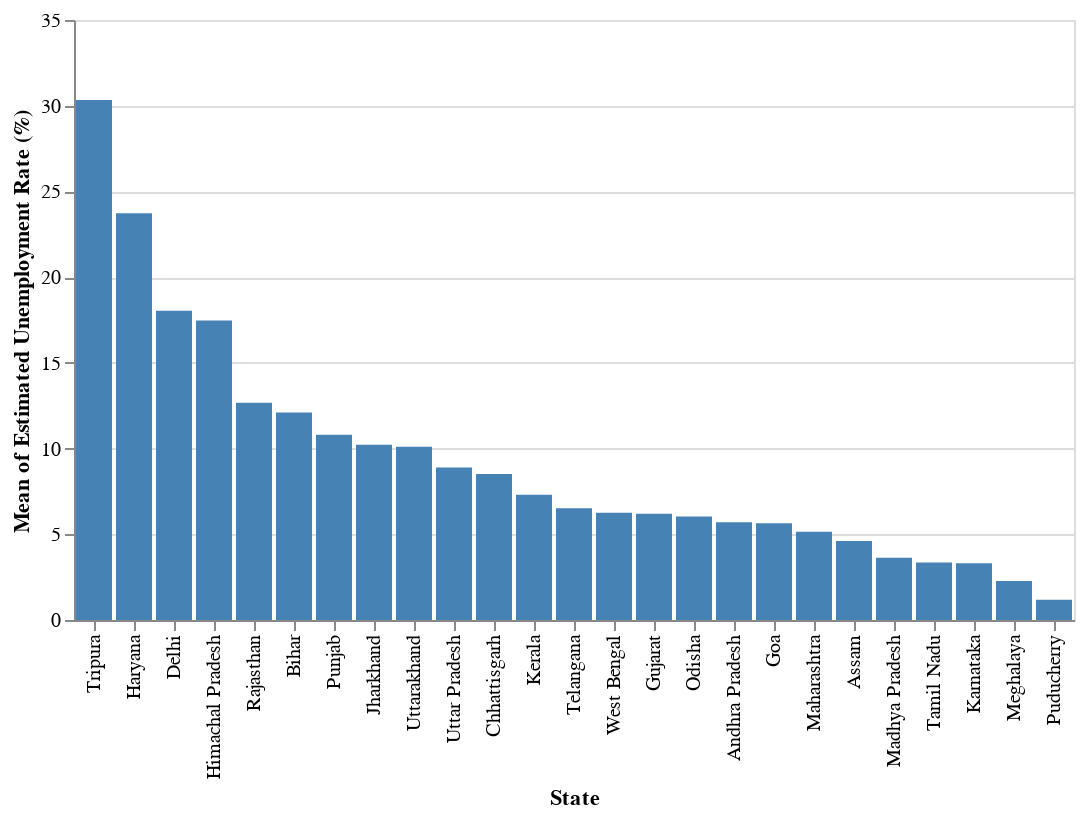

The notebook cell this image was saved under:
### Code cell
# selector = alt.selection_point(name="selector", encodings=["x"])

# alt.Chart(first_qt, name="bars").mark_bar().encode(
#             x=alt.X("State:N").sort("-y"),
#             y="mean( Estimated Unemployment Rate (%)):Q",
#             color=alt.condition(selector, alt.value('steelblue'), alt.value('grey'))
#            ).add_params(selector)

PR.vis.barchart(first_qt, alt.X("State:N").sort("-y"), y="mean(Estimated Unemployment Rate (%)):Q", selection_type="point")

### Figure 1 — Vega-Lite specification as saved in the notebook (floating-point values rounded to 4 significant figures)
{"$schema": "https://vega.github.io/schema/vega-lite/v5.8.0.json", "config": {"view": {"continuousHeight": 300, "continuousWidth": 300}}, "data": {"name": "data-f4df9b0bbc474a9cb88f09f013667b5e"}, "datasets": {"data-f4df9b0bbc474a9cb88f09f013667b5e": [{"Date": "2020-01-31T00:00:00", "Estimated Employed": 16635535, "Estimated Labour Participation Rate (%)": 41.02, "Estimated Unemployment Rate (%)": 5.48, "Frequency": "M", "Region": "South", "State": "Andhra Pradesh", "latitude": 79.74, "longitude": 15.91}, {"Date": "2020-02-29T00:00:00", "Estimated Employed": 16545652, "Estimated Labour Participation Rate (%)": 40.9, "Estimated Unemployment Rate (%)": 5.83, "Frequency": "M", "Region": "South", "State": "Andhra Pradesh", "latitude": 79.74, "longitude": 15.91}, {"Date": "2020-03-31T00:00:00", "Estimated Employed": 15881197, "Estimated Labour Participation Rate (%)": 39.18, "Estimated Unemployment Rate (%)": 5.79, "Frequency": "M", "Region": "South", "State": "Andhra Pradesh", "latitude": 79.74, "longitude": 15.91}, {"Date": "2020-01-31T00:00:00", "Estimated Employed": 13051904, "Estimated Labour Participation Rate (%)": 52.98, "Estimated Unemployment Rate (%)": 4.66, "Frequency": "M", "Region": "Northeast", "State": "Assam", "latitude": 92.94, "longitude": 26.2}, {"Date": "2020-02-29T00:00:00", "Estimated Employed": 10088268, "Estimated Labour Participation Rate (%)": 40.77, "Estimated Unemployment Rate (%)": 4.41, "Frequency": "M", "Region": "Northeast", "State": "Assam", "latitude": 92.94, "longitude": 26.2}, {"Date": "2020-03-31T00:00:00", "Estimated Employed": 11542888, "Estimated Labour Participation Rate (%)": 46.73, "Estimated Unemployment Rate (%)": 4.77, "Frequency": "M", "Region": "Northeast", "State": "Assam", "latitude": 92.94, "longitude": 26.2}, {"Date": "2020-01-31T00:00:00", "Estimated Employed": 26397671, "Estimated Labour Participation Rate (%)": 37.72, "Estimated Unemployment Rate (%)": 10.61, "Frequency": "M", "Region": "East", "State": "Bihar", "latitude": 85.31, "longitude": 25.1}, {"Date": "2020-02-29T00:00:00", "Estimated Employed": 26281655, "Estimated Labour Participation Rate (%)": 37.35, "Estimated Unemployment Rate (%)": 10.29, "Frequency": "M", "Region": "East", "State": "Bihar", "latitude": 85.31, "longitude": 25.1}, {"Date": "2020-03-31T00:00:00", "Estimated Employed": 25717519, "Estimated Labour Participation Rate (%)": 38.69, "Estimated Unemployment Rate (%)": 15.43, "Frequency": "M", "Region": "East", "State": "Bihar", "latitude": 85.31, "longitude": 25.1}, {"Date": "2020-01-31T00:00:00", "Estimated Employed": 8552172, "Estimated Labour Participation Rate (%)": 43.08, "Estimated Unemployment Rate (%)": 9.65, "Frequency": "M", "Region": "West", "State": "Chhattisgarh", "latitude": 81.87, "longitude": 21.28}, {"Date": "2020-02-29T00:00:00", "Estimated Employed": 9195114, "Estimated Labour Participation Rate (%)": 45.58, "Estimated Unemployment Rate (%)": 8.38, "Frequency": "M", "Region": "West", "State": "Chhattisgarh", "latitude": 81.87, "longitude": 21.28}, {"Date": "2020-03-31T00:00:00", "Estimated Employed": 9302317, "Estimated Labour Participation Rate (%)": 45.59, "Estimated Unemployment Rate (%)": 7.54, "Frequency": "M", "Region": "West", "State": "Chhattisgarh", "latitude": 81.87, "longitude": 21.28}, {"Date": "2020-01-31T00:00:00", "Estimated Employed": 5805284, "Estimated Labour Participation Rate (%)": 47.79, "Estimated Unemployment Rate (%)": 22.23, "Frequency": "M", "Region": "North", "State": "Delhi", "latitude": 77.1, "longitude": 28.7}, {"Date": "2020-02-29T00:00:00", "Estimated Employed": 5856307, "Estimated Labour Participation Rate (%)": 43.92, "Estimated Unemployment Rate (%)": 14.84, "Frequency": "M", "Region": "North", "State": "Delhi", "latitude": 77.1, "longitude": 28.7}, {"Date": "2020-03-31T00:00:00", "Estimated Employed": 5553805, "Estimated Labour Participation Rate (%)": 42.65, "Estimated Unemployment Rate (%)": 17.04, "Frequency": "M", "Region": "North", "State": "Delhi", "latitude": 77.1, "longitude": 28.7}, {"Date": "2020-01-31T00:00:00", "Estimated Employed": 416750, "Estimated Labour Participation Rate (%)": 35.73, "Estimated Unemployment Rate (%)": 8.89, "Frequency": "M", "Region": "West", "State": "Goa", "latitude": 74.12, "longitude": 15.3}, {"Date": "2020-02-29T00:00:00", "Estimated Employed": 478068, "Estimated Labour Participation Rate (%)": 38.38, "Estimated Unemployment Rate (%)": 2.81, "Frequency": "M", "Region": "West", "State": "Goa", "latitude": 74.12, "longitude": 15.3}, {"Date": "2020-03-31T00:00:00", "Estimated Employed": 411761, "Estimated Labour Participation Rate (%)": 33.88, "Estimated Unemployment Rate (%)": 5.25, "Frequency": "M", "Region": "West", "State": "Goa", "latitude": 74.12, "longitude": 15.3}, {"Date": "2020-01-31T00:00:00", "Estimated Employed": 24126346, "Estimated Labour Participation Rate (%)": 48.49, "Estimated Unemployment Rate (%)": 5.54, "Frequency": "M", "Region": "West", "State": "Gujarat", "latitude": 71.19, "longitude": 22.26}, {"Date": "2020-02-29T00:00:00", "Estimated Employed": 24757795, "Estimated Labour Participation Rate (%)": 50.11, "Estimated Unemployment Rate (%)": 6.38, "Frequency": "M", "Region": "West", "State": "Gujarat", "latitude": 71.19, "longitude": 22.26}, {"Date": "2020-03-31T00:00:00", "Estimated Employed": 23566641, "Estimated Labour Participation Rate (%)": 47.75, "Estimated Unemployment Rate (%)": 6.66, "Frequency": "M", "Region": "West", "State": "Gujarat", "latitude": 71.19, "longitude": 22.26}, {"Date": "2020-01-31T00:00:00", "Estimated Employed": 7693231, "Estimated Labour Participation Rate (%)": 43.36, "Estimated Unemployment Rate (%)": 20.34, "Frequency": "M", "Region": "North", "State": "Haryana", "latitude": 76.09, "longitude": 29.06}, {"Date": "2020-02-29T00:00:00", "Estimated Employed": 7322942, "Estimated Labour Participation Rate (%)": 44.21, "Estimated Unemployment Rate (%)": 25.77, "Frequency": "M", "Region": "North", "State": "Haryana", "latitude": 76.09, "longitude": 29.06}, {"Date": "2020-03-31T00:00:00", "Estimated Employed": 6641555, "Estimated Labour Participation Rate (%)": 39.63, "Estimated Unemployment Rate (%)": 25.05, "Frequency": "M", "Region": "North", "State": "Haryana", "latitude": 76.09, "longitude": 29.06}, {"Date": "2020-01-31T00:00:00", "Estimated Employed": 2287632, "Estimated Labour Participation Rate (%)": 45.5, "Estimated Unemployment Rate (%)": 16.83, "Frequency": "M", "Region": "North", "State": "Himachal Pradesh", "latitude": 77.17, "longitude": 31.1}, {"Date": "2020-02-29T00:00:00", "Estimated Employed": 2180268, "Estimated Labour Participation Rate (%)": 43.3, "Estimated Unemployment Rate (%)": 16.84, "Frequency": "M", "Region": "North", "State": "Himachal Pradesh", "latitude": 77.17, "longitude": 31.1}, {"Date": "2020-03-31T00:00:00", "Estimated Employed": 2021858, "Estimated Labour Participation Rate (%)": 41.04, "Estimated Unemployment Rate (%)": 18.76, "Frequency": "M", "Region": "North", "State": "Himachal Pradesh", "latitude": 77.17, "longitude": 31.1}, {"Date": "2020-01-31T00:00:00", "Estimated Employed": 10198029, "Estimated Labour Participation Rate (%)": 42.92, "Estimated Unemployment Rate (%)": 10.61, "Frequency": "M", "Region": "East", "State": "Jharkhand", "latitude": 85.28, "longitude": 23.61}, {"Date": "2020-02-29T00:00:00", "Estimated Employed": 10425425, "Estimated Labour Participation Rate (%)": 44.4, "Estimated Unemployment Rate (%)": 11.85, "Frequency": "M", "Region": "East", "State": "Jharkhand", "latitude": 85.28, "longitude": 23.61}, {"Date": "2020-03-31T00:00:00", "Estimated Employed": 9638115, "Estimated Labour Participation Rate (%)": 39.34, "Estimated Unemployment Rate (%)": 8.23, "Frequency": "M", "Region": "East", "State": "Jharkhand", "latitude": 85.28, "longitude": 23.61}, {"Date": "2020-01-31T00:00:00", "Estimated Employed": 22688028, "Estimated Labour Participation Rate (%)": 42.18, "Estimated Unemployment Rate (%)": 2.86, "Frequency": "M", "Region": "South", "State": "Karnataka", "latitude": 75.71, "longitude": 15.32}, {"Date": "2020-02-29T00:00:00", "Estimated Employed": 21677719, "Estimated Labour Participation Rate (%)": 40.54, "Estimated Unemployment Rate (%)": 3.61, "Frequency": "M", "Region": "South", "State": "Karnataka", "latitude": 75.71, "longitude": 15.32}, {"Date": "2020-03-31T00:00:00", "Estimated Employed": 22079653, "Estimated Labour Participation Rate (%)": 41.14, "Estimated Unemployment Rate (%)": 3.46, "Frequency": "M", "Region": "South", "State": "Karnataka", "latitude": 75.71, "longitude": 15.32}, {"Date": "2020-01-31T00:00:00", "Estimated Employed": 9904534, "Estimated Labour Participation Rate (%)": 37.12, "Estimated Unemployment Rate (%)": 5.31, "Frequency": "M", "Region": "South", "State": "Kerala", "latitude": 76.27, "longitude": 10.85}, {"Date": "2020-02-29T00:00:00", "Estimated Employed": 9828023, "Estimated Labour Participation Rate (%)": 37.71, "Estimated Unemployment Rate (%)": 7.6, "Frequency": "M", "Region": "South", "State": "Kerala", "latitude": 76.27, "longitude": 10.85}, {"Date": "2020-03-31T00:00:00", "Estimated Employed": 8221728, "Estimated Labour Participation Rate (%)": 32, "Estimated Unemployment Rate (%)": 8.99, "Frequency": "M", "Region": "South", "State": "Kerala", "latitude": 76.27, "longitude": 10.85}, {"Date": "2020-01-31T00:00:00", "Estimated Employed": 23018632, "Estimated Labour Participation Rate (%)": 39.42, "Estimated Unemployment Rate (%)": 4.11, "Frequency": "M", "Region": "West", "State": "Madhya Pradesh", "latitude": 78.66, "longitude": 22.97}, {"Date": "2020-02-29T00:00:00", "Estimated Employed": 22711479, "Estimated Labour Participation Rate (%)": 39, "Estimated Unemployment Rate (%)": 4.57, "Frequency": "M", "Region": "West", "State": "Madhya Pradesh", "latitude": 78.66, "longitude": 22.97}, {"Date": "2020-03-31T00:00:00", "Estimated Employed": 22867164, "Estimated Labour Participation Rate (%)": 38.24, "Estimated Unemployment Rate (%)": 2.22, "Frequency": "M", "Region": "West", "State": "Madhya Pradesh", "latitude": 78.66, "longitude": 22.97}, {"Date": "2020-01-31T00:00:00", "Estimated Employed": 42596868, "Estimated Labour Participation Rate (%)": 44.19, "Estimated Unemployment Rate (%)": 4.95, "Frequency": "M", "Region": "West", "State": "Maharashtra", "latitude": 75.71, "longitude": 19.75}, {"Date": "2020-02-29T00:00:00", "Estimated Employed": 42416317, "Estimated Labour Participation Rate (%)": 43.8, "Estimated Unemployment Rate (%)": 4.69, "Frequency": "M", "Region": "West", "State": "Maharashtra", "latitude": 75.71, "longitude": 19.75}, {"Date": "2020-03-31T00:00:00", "Estimated Employed": 40196806, "Estimated Labour Participation Rate (%)": 41.91, "Estimated Unemployment Rate (%)": 5.79, "Frequency": "M", "Region": "West", "State": "Maharashtra", "latitude": 75.71, "longitude": 19.75}, {"Date": "2020-01-31T00:00:00", "Estimated Employed": 1491093, "Estimated Labour Participation Rate (%)": 65.49, "Estimated Unemployment Rate (%)": 1.66, "Frequency": "M", "Region": "Northeast", "State": "Meghalaya", "latitude": 91.37, "longitude": 25.47}, {"Date": "2020-02-29T00:00:00", "Estimated Employed": 1346829, "Estimated Labour Participation Rate (%)": 60.2, "Estimated Unemployment Rate (%)": 3.59, "Frequency": "M", "Region": "Northeast", "State": "Meghalaya", "latitude": 91.37, "longitude": 25.47}, {"Date": "2020-03-31T00:00:00", "Estimated Employed": 1482351, "Estimated Labour Participation Rate (%)": 64.74, "Estimated Unemployment Rate (%)": 1.58, "Frequency": "M", "Region": "Northeast", "State": "Meghalaya", "latitude": 91.37, "longitude": 25.47}, {"Date": "2020-01-31T00:00:00", "Estimated Employed": 13743448, "Estimated Labour Participation Rate (%)": 39.44, "Estimated Unemployment Rate (%)": 1.9, "Frequency": "M", "Region": "East", "State": "Odisha", "latitude": 85.1, "longitude": 20.95}, {"Date": "2020-02-29T00:00:00", "Estimated Employed": 14280735, "Estimated Labour Participation Rate (%)": 41.44, "Estimated Unemployment Rate (%)": 3.12, "Frequency": "M", "Region": "East", "State": "Odisha", "latitude": 85.1, "longitude": 20.95}, {"Date": "2020-03-31T00:00:00", "Estimated Employed": 12272109, "Estimated Labour Participation Rate (%)": 39.62, "Estimated Unemployment Rate (%)": 13.08, "Frequency": "M", "Region": "East", "State": "Odisha", "latitude": 85.1, "longitude": 20.95}, {"Date": "2020-01-31T00:00:00", "Estimated Employed": 457950, "Estimated Labour Participation Rate (%)": 37.46, "Estimated Unemployment Rate (%)": 0.58, "Frequency": "M", "Region": "South", "State": "Puducherry", "latitude": 79.81, "longitude": 11.94}, {"Date": "2020-02-29T00:00:00", "Estimated Employed": 493961, "Estimated Labour Participation Rate (%)": 40.8, "Estimated Unemployment Rate (%)": 1.76, "Frequency": "M", "Region": "South", "State": "Puducherry", "latitude": 79.81, "longitude": 11.94}, {"Date": "2020-03-31T00:00:00", "Estimated Employed": 421028, "Estimated Labour Participation Rate (%)": 34.49, "Estimated Unemployment Rate (%)": 1.2, "Frequency": "M", "Region": "South", "State": "Puducherry", "latitude": 79.81, "longitude": 11.94}, {"Date": "2020-01-31T00:00:00", "Estimated Employed": 9442093, "Estimated Labour Participation Rate (%)": 42.82, "Estimated Unemployment Rate (%)": 11.11, "Frequency": "M", "Region": "North", "State": "Punjab", "latitude": 75.34, "longitude": 31.15}, {"Date": "2020-02-29T00:00:00", "Estimated Employed": 9229047, "Estimated Labour Participation Rate (%)": 41.72, "Estimated Unemployment Rate (%)": 10.97, "Frequency": "M", "Region": "North", "State": "Punjab", "latitude": 75.34, "longitude": 31.15}, {"Date": "2020-03-31T00:00:00", "Estimated Employed": 9975485, "Estimated Labour Participation Rate (%)": 44.69, "Estimated Unemployment Rate (%)": 10.32, "Frequency": "M", "Region": "North", "State": "Punjab", "latitude": 75.34, "longitude": 31.15}, {"Date": "2020-01-31T00:00:00", "Estimated Employed": 20641716, "Estimated Labour Participation Rate (%)": 40.51, "Estimated Unemployment Rate (%)": 10.97, "Frequency": "M", "Region": "North", "State": "Rajasthan", "latitude": 74.22, "longitude": 27.02}, {"Date": "2020-02-29T00:00:00", "Estimated Employed": 20328915, "Estimated Labour Participation Rate (%)": 41.77, "Estimated Unemployment Rate (%)": 15.16, "Frequency": "M", "Region": "North", "State": "Rajasthan", "latitude": 74.22, "longitude": 27.02}, {"Date": "2020-03-31T00:00:00", "Estimated Employed": 20024680, "Estimated Labour Participation Rate (%)": 39.54, "Estimated Unemployment Rate (%)": 11.9, "Frequency": "M", "Region": "North", "State": "Rajasthan", "latitude": 74.22, "longitude": 27.02}, {"Date": "2020-01-31T00:00:00", "Estimated Employed": 26881641, "Estimated Labour Participation Rate (%)": 41.96, "Estimated Unemployment Rate (%)": 1.57, "Frequency": "M", "Region": "South", "State": "Tamil Nadu", "latitude": 78.66, "longitude": 11.13}, {"Date": "2020-02-29T00:00:00", "Estimated Employed": 27570589, "Estimated Labour Participation Rate (%)": 43.2, "Estimated Unemployment Rate (%)": 2.09, "Frequency": "M", "Region": "South", "State": "Tamil Nadu", "latitude": 78.66, "longitude": 11.13}, {"Date": "2020-03-31T00:00:00", "Estimated Employed": 26830768, "Estimated Labour Participation Rate (%)": 43.91, "Estimated Unemployment Rate (%)": 6.4, "Frequency": "M", "Region": "South", "State": "Tamil Nadu", "latitude": 78.66, "longitude": 11.13}, {"Date": "2020-01-31T00:00:00", "Estimated Employed": 17609295, "Estimated Labour Participation Rate (%)": 59.25, "Estimated Unemployment Rate (%)": 5.49, "Frequency": "M", "Region": "South", "State": "Telangana", "latitude": 79.02, "longitude": 18.11}, {"Date": "2020-02-29T00:00:00", "Estimated Employed": 16825970, "Estimated Labour Participation Rate (%)": 58.24, "Estimated Unemployment Rate (%)": 8.29, "Frequency": "M", "Region": "South", "State": "Telangana", "latitude": 79.02, "longitude": 18.11}, {"Date": "2020-03-31T00:00:00", "Estimated Employed": 17341613, "Estimated Labour Participation Rate (%)": 58.31, "Estimated Unemployment Rate (%)": 5.77, "Frequency": "M", "Region": "South", "State": "Telangana", "latitude": 79.02, "longitude": 18.11}, {"Date": "2020-01-31T00:00:00", "Estimated Employed": 1508130, "Estimated Labour Participation Rate (%)": 69.69, "Estimated Unemployment Rate (%)": 32.67, "Frequency": "M", "Region": "Northeast", "State": "Tripura", "latitude": 91.99, "longitude": 23.94}, {"Date": "2020-02-29T00:00:00", "Estimated Employed": 1584686, "Estimated Labour Participation Rate (%)": 68.74, "Estimated Unemployment Rate (%)": 28.4, "Frequency": "M", "Region": "Northeast", "State": "Tripura", "latitude": 91.99, "longitude": 23.94}, {"Date": "2020-03-31T00:00:00", "Estimated Employed": 1511217, "Estimated Labour Participation Rate (%)": 66.89, "Estimated Unemployment Rate (%)": 29.95, "Frequency": "M", "Region": "Northeast", "State": "Tripura", "latitude": 91.99, "longitude": 23.94}, {"Date": "2020-01-31T00:00:00", "Estimated Employed": 59433759, "Estimated Labour Participation Rate (%)": 39.63, "Estimated Unemployment Rate (%)": 7.58, "Frequency": "M", "Region": "North", "State": "Uttar Pradesh", "latitude": 80.95, "longitude": 26.85}, {"Date": "2020-02-29T00:00:00", "Estimated Employed": 58060531, "Estimated Labour Participation Rate (%)": 39.23, "Estimated Unemployment Rate (%)": 8.98, "Frequency": "M", "Region": "North", "State": "Uttar Pradesh", "latitude": 80.95, "longitude": 26.85}, {"Date": "2020-03-31T00:00:00", "Estimated Employed": 56976338, "Estimated Labour Participation Rate (%)": 38.89, "Estimated Unemployment Rate (%)": 10.11, "Frequency": "M", "Region": "North", "State": "Uttar Pradesh", "latitude": 80.95, "longitude": 26.85}, {"Date": "2020-01-31T00:00:00", "Estimated Employed": 2711639, "Estimated Labour Participation Rate (%)": 32.99, "Estimated Unemployment Rate (%)": 5.49, "Frequency": "M", "Region": "North", "State": "Uttarakhand", "latitude": 79.02, "longitude": 30.07}, {"Date": "2020-02-29T00:00:00", "Estimated Employed": 3020931, "Estimated Labour Participation Rate (%)": 36.48, "Estimated Unemployment Rate (%)": 4.99, "Frequency": "M", "Region": "North", "State": "Uttarakhand", "latitude": 79.02, "longitude": 30.07}, {"Date": "2020-03-31T00:00:00", "Estimated Employed": 2539302, "Estimated Labour Participation Rate (%)": 36.27, "Estimated Unemployment Rate (%)": 19.85, "Frequency": "M", "Region": "North", "State": "Uttarakhand", "latitude": 79.02, "longitude": 30.07}, {"Date": "2020-01-31T00:00:00", "Estimated Employed": 35820789, "Estimated Labour Participation Rate (%)": 47.35, "Estimated Unemployment Rate (%)": 6.94, "Frequency": "M", "Region": "East", "State": "West Bengal", "latitude": 87.86, "longitude": 22.99}, {"Date": "2020-02-29T00:00:00", "Estimated Employed": 36964178, "Estimated Labour Participation Rate (%)": 47.74, "Estimated Unemployment Rate (%)": 4.92, "Frequency": "M", "Region": "East", "State": "West Bengal", "latitude": 87.86, "longitude": 22.99}, {"Date": "2020-03-31T00:00:00", "Estimated Employed": 35903917, "Estimated Labour Participation Rate (%)": 47.27, "Estimated Unemployment Rate (%)": 6.92, "Frequency": "M", "Region": "East", "State": "West Bengal", "latitude": 87.86, "longitude": 22.99}]}, "encoding": {"color": {"condition": {"param": "selector", "value": "steelblue"}, "value": "gray"}, "x": {"field": "State", "sort": "-y", "type": "nominal"}, "y": {"aggregate": "mean", "field": "Estimated Unemployment Rate (%)", "type": "quantitative"}}, "mark": {"type": "bar"}, "params": [{"name": "selector", "select": {"encodings": ["x"], "type": "point"}}]}
